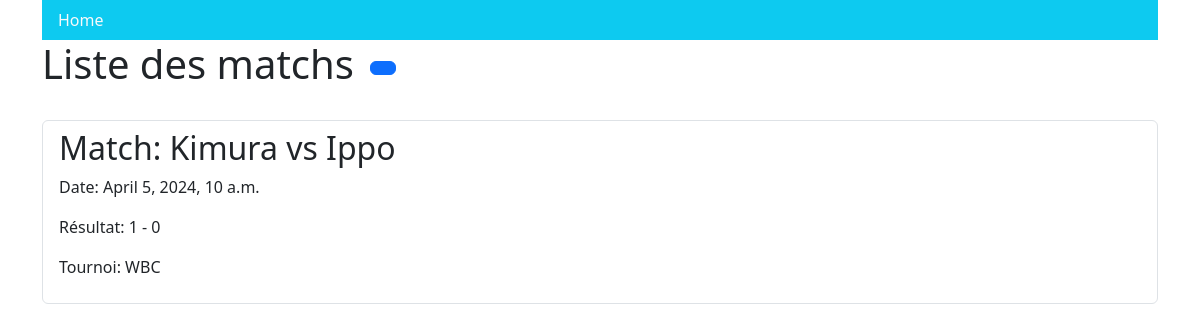
The app's page /matchs/1, older data.
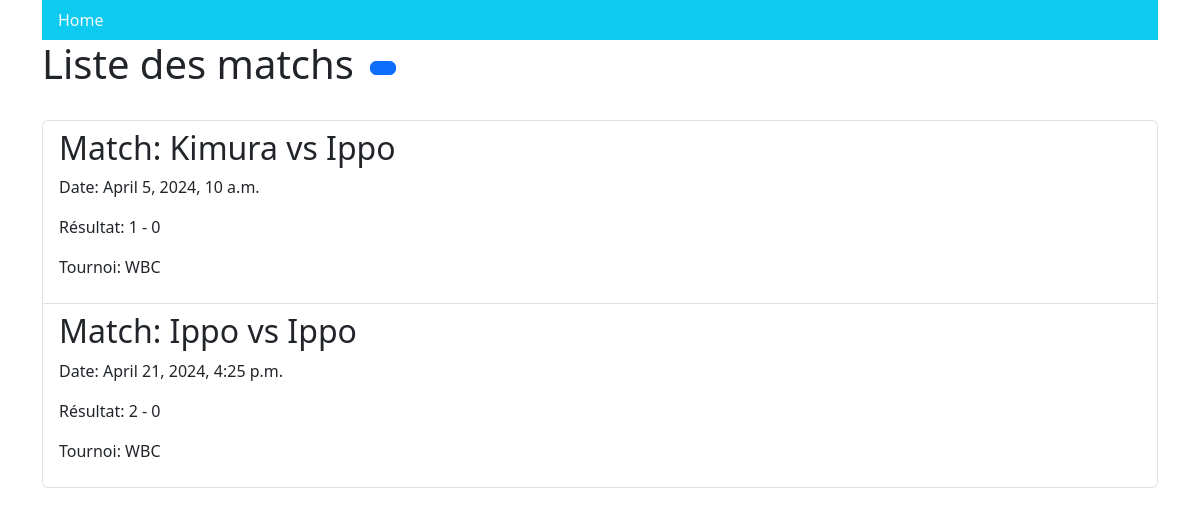
The same page, newer data.
### matchs/models.py (models this page shows, shortened)
class Match(models.Model):
    team_dom = models.ForeignKey(Team, related_name='matchs_domicile', on_delete=models.CASCADE)
    team_ext = models.ForeignKey(Team, related_name='matchs_exterieur', on_delete=models.CASCADE)
    date = models.DateTimeField(default=timezone.now)
    resultat_team_dom = models.IntegerField(default=0)
    resultat_team_ext = models.IntegerField(default=0)
    idTournament = models.ForeignKey(Tournament, default=None, blank=None, on_delete=models.CASCADE)

class Team(models.Model):
    nom = models.CharField(max_length=100)
    def __str__(self) -> str:
        return self.nom

class Tournament(models.Model):
    nom = models.CharField(max_length=100)
    sport = models.CharField(max_length=100)

### matchs/views.py (the view)
# urls.py: path('', list_matchs, name='list_matchs'),
def list_matchs(request, id):
    tournament = get_object_or_404(Tournament, pk=id)
    matchs = Match.objects.filter(idTournament=id)
    context = {
        'tournament': tournament,
        'matchs': matchs,
        'title': tournament.nom,
    }
    return render(request, 'list_matchs.html', context)

### matchs/templates/list_matchs.html (shortened to what this page needs)
{% extends 'header.html' %}
{% block content %}
<div class="container">
  <div class="d-flex align-items-center mb-4">
    <h1 class="me-3">Liste des matchs</h1>
    <a href="{% url 'add_match' tournament.id %}" class="btn btn-primary">
      {% load bootstrap_icons %}
    </a>
  </div>
    <ul class="list-group">
        {% for match in matchs %}
        <li class="list-group-item">
          <h2>Match: {{ match.team_dom.nom }} vs {{ match.team_ext }}</h2>
          <p>Date: {{ match.date }}</p>
          <p>Résultat: {{ match.resultat_team_dom }} - {{ match.resultat_team_ext }}</p>
          <p>Tournoi: {{ match.idTournament.nom }}</p>
        </li>
        {% empty %}
        <li class="list-group-item">Aucun match disponible pour le moment.</li>
        {% endfor %}
    </ul>
</div>
{% endblock %}

Row changes from the older to the newer data that the page shows:
added Match: team_dom.nom "Ippo", team_ext "Ippo", date "April 21, 2024, 4:25 p.m.", resultat_team_dom "2", resultat_team_ext "0", idTournament.nom "WBC"
